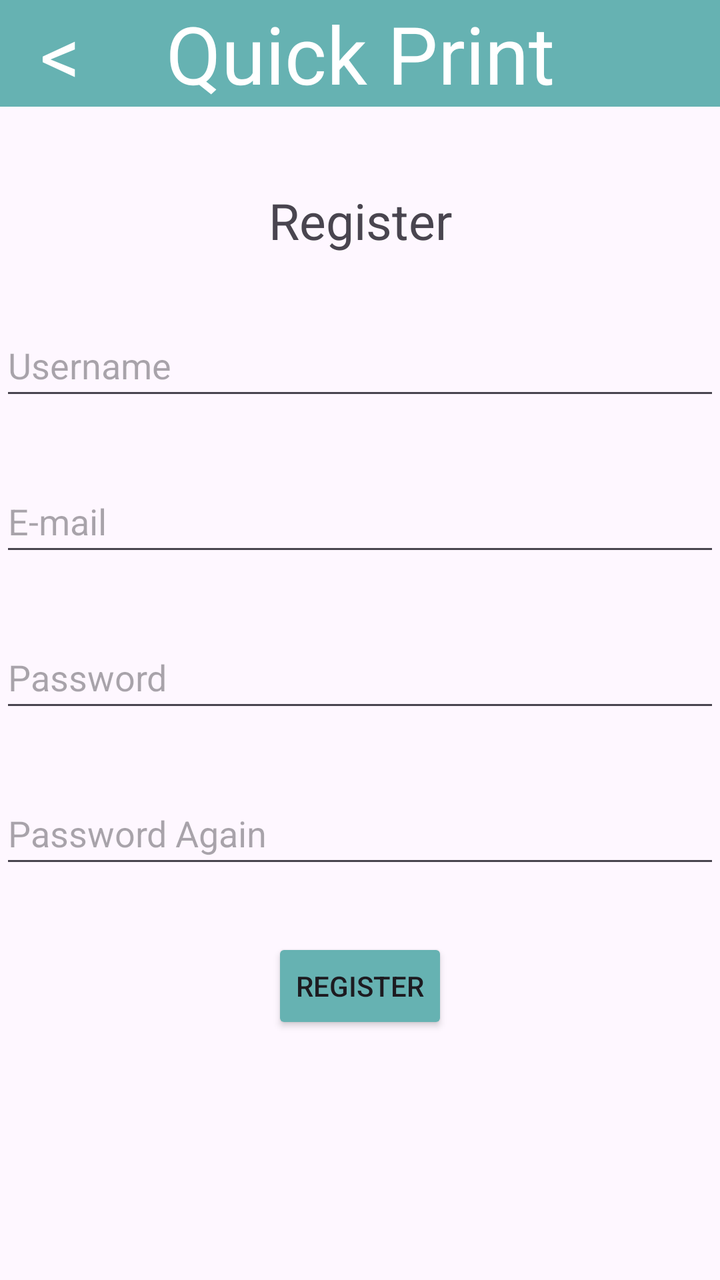
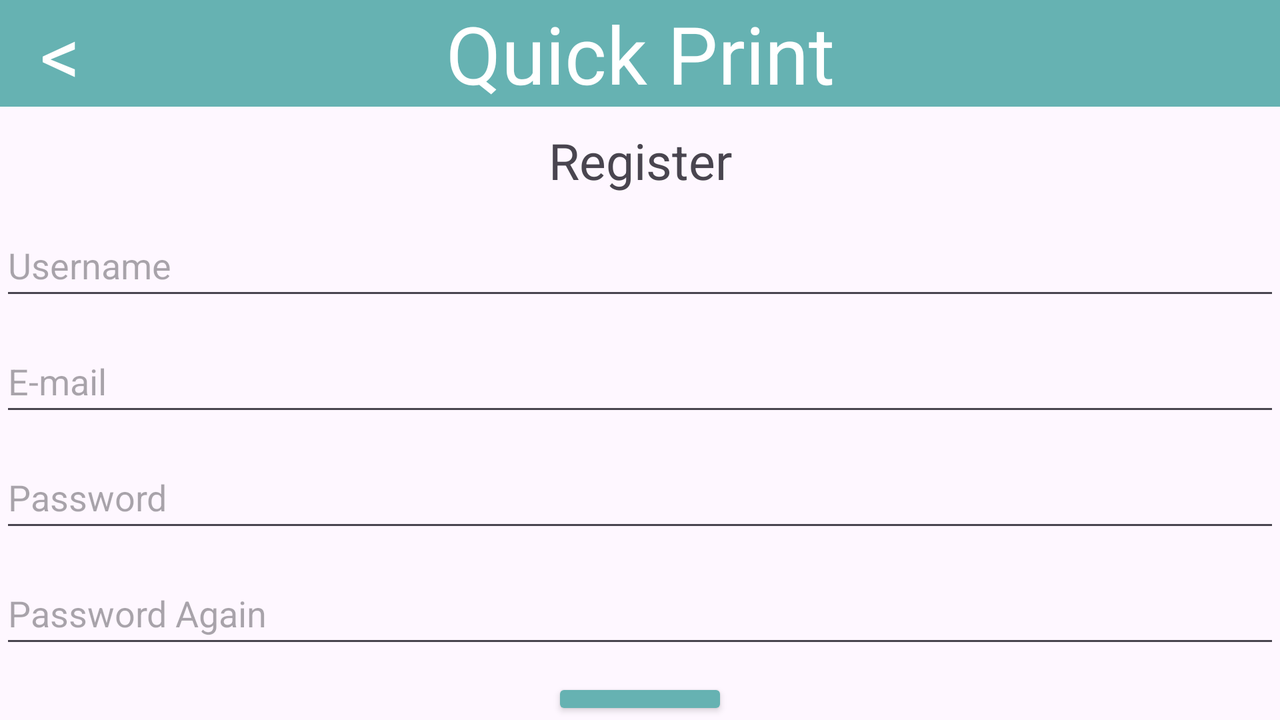

First picture: res/layout/ on a phone held upright. Second picture: the repository's own variant of that layout, on a device whose configuration matches the variant's folder. Source for both follows.
<!-- AndroidManifest.xml: application theme Theme.QuickPrint -->
<!-- res/layout/activity_register.xml -->
<?xml version="1.0" encoding="utf-8"?>
<RelativeLayout
    xmlns:android="http://schemas.android.com/apk/res/android"
    xmlns:app="http://schemas.android.com/apk/res-auto"
    xmlns:tools="http://schemas.android.com/tools"
    android:id="@+id/main"
    android:layout_width="match_parent"
    android:layout_height="match_parent"
    tools:context=".RegisterActivity"
    android:layout_gravity="center">

    <TextView
        android:id="@+id/textViewQuickPrintLogin"
        android:layout_width="match_parent"
        android:layout_height="wrap_content"
        android:background="@color/teal"
        android:text="@string/quickprint"
        android:textAlignment="center"
        android:textColor="@color/white"
        android:textSize="40sp"/>

    <TextView
        android:id="@+id/textViewBack"
        android:layout_width="wrap_content"
        android:layout_height="wrap_content"
        android:text="@string/back"
        android:textColor="@color/white"
        android:textSize="40sp"
        android:layout_marginStart="20dp"
        android:onClick="backToLogin"/>

    <TextView
        android:id="@+id/textViewRegister"
        android:layout_below="@id/textViewQuickPrintLogin"
        android:layout_width="match_parent"
        android:layout_height="wrap_content"
        android:text="@string/Register"
        android:textSize="25sp"
        android:textAlignment="center"
        android:layout_marginTop="40dp"/>

    <EditText
        android:id="@+id/editTextUserName"
        android:autofillHints=""
        android:importantForAutofill="no"
        android:inputType="text"
        android:ems="10"
        android:layout_width="match_parent"
        android:layout_height="wrap_content"
        android:layout_below="@id/textViewRegister"
        android:layout_marginTop="30dp"
        android:hint="@string/Username"
        android:minHeight="48dp" />

    <EditText
        android:id="@+id/editTextEmail"
        android:autofillHints=""
        android:importantForAutofill="no"
        android:inputType="textEmailAddress"
        android:ems="10"
        android:layout_width="match_parent"
        android:layout_height="wrap_content"
        android:layout_below="@id/editTextUserName"
        android:layout_marginTop="30dp"
        android:hint="@string/e_mail"
        android:minHeight="48dp" />

    <EditText
        android:id="@+id/editTextPassword"
        android:inputType="textPassword"
        android:ems="10"
        android:layout_width="match_parent"
        android:layout_height="wrap_content"
        android:layout_below="@id/editTextEmail"
        android:layout_marginTop="30dp"
        android:hint="@string/Password"
        android:minHeight="48dp" />

    <EditText
        android:id="@+id/editTextPasswordAgain"
        android:inputType="textPassword"
        android:ems="10"
        android:layout_width="match_parent"
        android:layout_height="wrap_content"
        android:layout_below="@id/editTextPassword"
        android:layout_marginTop="30dp"
        android:hint="@string/password_again"
        android:minHeight="48dp" />

    <Button
        android:layout_width="wrap_content"
        android:layout_height="wrap_content"
        android:layout_marginTop="30dp"
        android:backgroundTint="@color/teal"
        android:text="@string/Register"
        android:layout_below="@id/editTextPasswordAgain"
        android:layout_centerHorizontal="true"
        android:onClick="register"/>

</RelativeLayout>
<!-- resources referenced by this layout -->
<resources>
  <color name="teal">#66b2b2</color>
  <color name="white">#FFFFFFFF</color>
  <string name="Password">Password</string>
  <string name="Register">Register</string>
  <string name="Username">Username</string>
  <string name="back">&lt;</string>
  <string name="e_mail">E-mail</string>
  <string name="password_again">Password Again</string>
  <string name="quickprint">Quick Print</string>
  <style name="Theme.QuickPrint" parent="Base.Theme.QuickPrint" />
  <style name="Base.Theme.QuickPrint" parent="Theme.Material3.DayNight.NoActionBar">
          
          
          <item name="colorAccent">@color/teal</item>
      </style>
</resources>
<!-- res/layout-land/activity_register.xml (the author's variant of the layout above) -->
<!-- drawn on the phone turned sideways -->
<?xml version="1.0" encoding="utf-8"?>
<RelativeLayout
    xmlns:android="http://schemas.android.com/apk/res/android"
    xmlns:app="http://schemas.android.com/apk/res-auto"
    xmlns:tools="http://schemas.android.com/tools"
    android:id="@+id/main"
    android:layout_width="match_parent"
    android:layout_height="match_parent"
    tools:context=".RegisterActivity"
    android:layout_gravity="center"
    android:scrollbars="vertical">

    <TextView
        android:id="@+id/textViewQuickPrintLogin"
        android:layout_width="match_parent"
        android:layout_height="wrap_content"
        android:background="@color/teal"
        android:text="@string/quickprint"
        android:textAlignment="center"
        android:textColor="@color/white"
        android:textSize="40sp"/>

    <TextView
        android:id="@+id/textViewBack"
        android:layout_width="wrap_content"
        android:layout_height="wrap_content"
        android:layout_marginStart="20dp"
        android:minWidth="48dp"
        android:onClick="backToLogin"
        android:text="@string/back"
        android:textColor="@color/white"
        android:textSize="40sp" />

    <TextView
        android:id="@+id/textViewRegister"
        android:layout_below="@id/textViewQuickPrintLogin"
        android:layout_width="match_parent"
        android:layout_height="wrap_content"
        android:text="@string/Register"
        android:textSize="25sp"
        android:textAlignment="center"
        android:layout_marginTop="10dp"/>

    <EditText
        android:id="@+id/editTextUsername"
        android:autofillHints=""
        android:importantForAutofill="no"
        android:inputType="text"
        android:ems="10"
        android:layout_width="match_parent"
        android:layout_height="wrap_content"
        android:layout_below="@id/textViewRegister"
        android:layout_marginTop="10dp"
        android:hint="@string/Username"
        android:minHeight="48dp" />

    <EditText
        android:id="@+id/editTextEmail"
        android:autofillHints=""
        android:importantForAutofill="no"
        android:inputType="textEmailAddress"
        android:ems="10"
        android:layout_width="match_parent"
        android:layout_height="wrap_content"
        android:layout_below="@id/editTextUsername"
        android:layout_marginTop="10dp"
        android:hint="@string/e_mail"
        android:minHeight="48dp" />

    <EditText
        android:id="@+id/editTextPassword"
        android:importantForAutofill="no"
        android:inputType="textPassword"
        android:ems="10"
        android:layout_width="match_parent"
        android:layout_height="wrap_content"
        android:layout_below="@id/editTextEmail"
        android:layout_marginTop="10dp"
        android:hint="@string/Password"
        android:minHeight="48dp" />

    <EditText
        android:id="@+id/editTextPasswordAgain"
        android:layout_width="match_parent"
        android:layout_height="wrap_content"
        android:layout_below="@id/editTextPassword"
        android:ems="10"
        android:layout_marginTop="10dp"
        android:hint="@string/password_again"
        android:inputType="textPassword"
        android:minHeight="48dp" />

    <Button
        android:layout_width="wrap_content"
        android:layout_height="wrap_content"
        android:layout_marginTop="10dp"
        android:backgroundTint="@color/teal"
        android:text="@string/Register"
        android:layout_below="@id/editTextPasswordAgain"
        android:layout_centerHorizontal="true"
        android:onClick="register"/>

</RelativeLayout>
